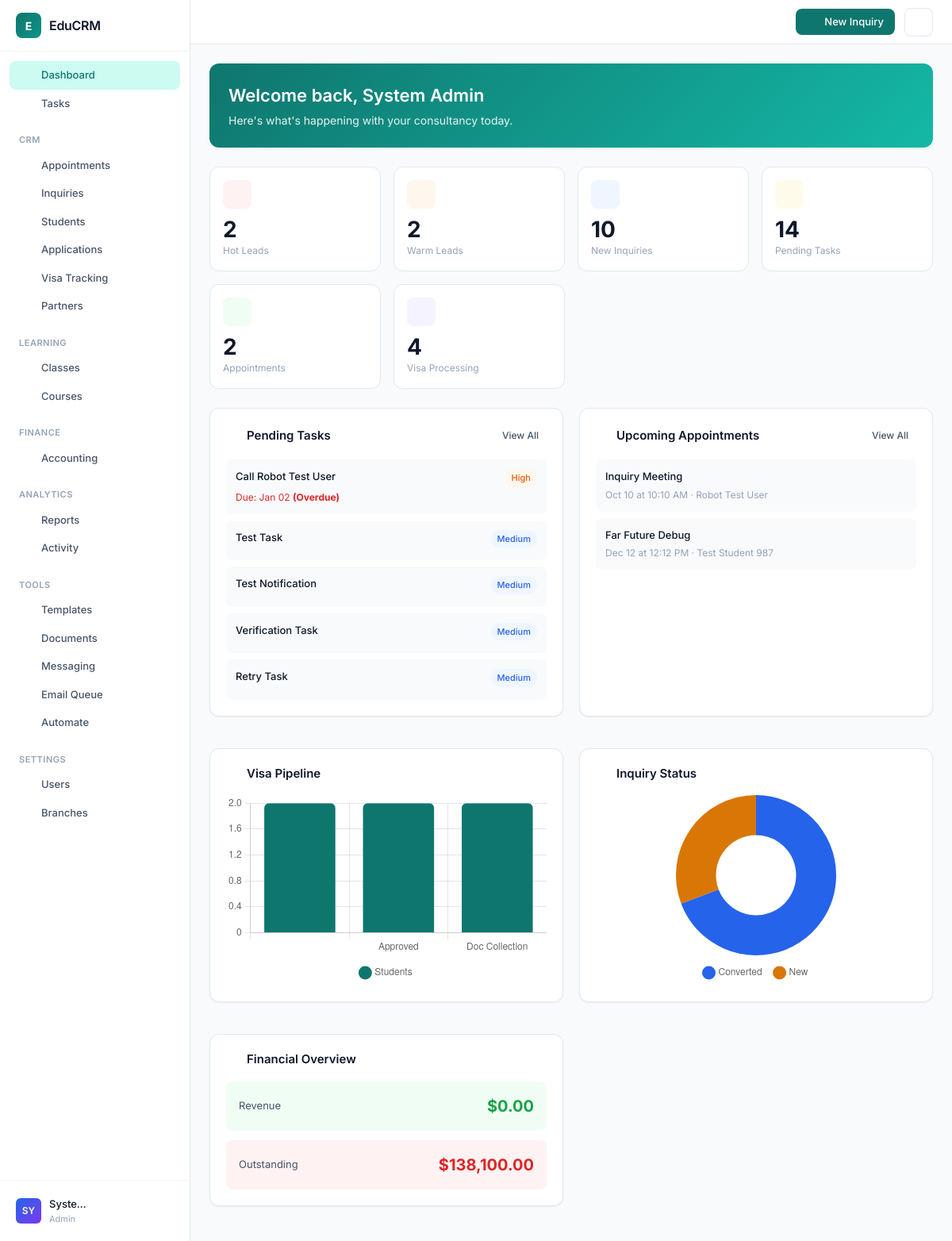
The page / (signed in) on the database its author committed.
### tables this page shows
CREATE TABLE `tasks` (
  `id` int(11) NOT NULL,
  `title` varchar(200) NOT NULL,
  `description` text DEFAULT NULL,
  `assigned_to` int(11) NOT NULL,
  `created_by` int(11) NOT NULL,
  `related_entity_type` enum('inquiry','student','application','class','general') NOT NULL DEFAULT 'general',
  `related_entity_id` int(11) DEFAULT NULL,
  `priority` enum('low','medium','high','urgent') DEFAULT 'medium',
  `status` enum('pending','in_progress','completed','cancelled') DEFAULT 'pending',
  `due_date` datetime DEFAULT NULL,
  `completed_at` datetime DEFAULT NULL,
  `created_at` timestamp NOT NULL DEFAULT current_timestamp(),
  `updated_at` timestamp NOT NULL DEFAULT current_timestamp() ON UPDATE current_timestamp(),
  `branch_id` int(11) DEFAULT NULL
);

CREATE TABLE `appointments` (
  `id` int(11) NOT NULL,
  `student_id` int(11) DEFAULT NULL,
  `inquiry_id` int(11) DEFAULT NULL,
  `counselor_id` int(11) NOT NULL,
  `title` varchar(200) NOT NULL,
  `description` text DEFAULT NULL,
  `appointment_date` datetime NOT NULL,
  `duration_minutes` int(11) DEFAULT 30,
  `location` varchar(255) DEFAULT NULL,
  `meeting_link` varchar(255) DEFAULT NULL,
  `status` enum('scheduled','completed','cancelled','no_show') DEFAULT 'scheduled',
  `reminder_sent` tinyint(1) DEFAULT 0,
  `notes` text DEFAULT NULL,
  `created_at` timestamp NOT NULL DEFAULT current_timestamp(),
  `updated_at` timestamp NOT NULL DEFAULT current_timestamp() ON UPDATE current_timestamp(),
  `branch_id` int(11) DEFAULT NULL
);

### index.php (the view, shortened to what the rows shown need)
<?php
require_once 'app/bootstrap.php';
require_once 'templates/header.php';
$dashboardService = new \EduCRM\Services\DashboardService($pdo, $_SESSION['user_id'], $_SESSION['role'] ?? 'guest');
$inquiryStats = $dashboardService->getInquiryStats();
$visaStats = $dashboardService->getVisaPipelineStats();
$recentTasks = $dashboardService->getRecentTasks(5);
$upcomingAppointmentsList = $dashboardService->getUpcomingAppointments(5);
?>
<div class="welcome-banner">
    <h1>Welcome back, <?php echo htmlspecialchars($_SESSION['name']); ?></h1>
</div>
<div
    style="display: grid; grid-template-columns: repeat(auto-fit, minmax(380px, 1fr)); gap: 20px; margin-bottom: 20px;">
    <div class="card">
        <?php if (count($recentTasks) > 0): ?>
            <div style="display: flex; flex-direction: column; gap: 8px;">
                <?php foreach ($recentTasks as $task): ?>
                    <?php
                    $colors = ['urgent' => 'badge-hot', 'high' => 'badge-warm', 'medium' => 'badge-cold', 'low' => 'badge-cold'];
                    $isOverdue = $task['due_date'] && strtotime($task['due_date']) < time();
                    ?>
                    <div style="padding: 12px; background: var(--bg); border-radius: var(--radius-md);">
                        <div style="display: flex; justify-content: space-between; align-items: start; margin-bottom: 4px;">
                            <a href="modules/tasks/edit.php?id=<?php echo $task['id']; ?>"
                                style="font-weight: 500; color: var(--text); text-decoration: none; font-size: 13px;">
                                <?php echo htmlspecialchars($task['title']); ?>
                            </a>
                            <span
                                class="badge <?php echo $colors[$task['priority']] ?? 'badge-cold'; ?>"><?php echo ucfirst($task['priority']); ?></span>
                        </div>
                        <?php if ($task['due_date']): ?>
                            <div
                                style="font-size: 12px; color: <?php echo $isOverdue ? 'var(--accent-red)' : 'var(--text-muted)'; ?>;">
                                Due: <?php echo date('M d', strtotime($task['due_date'])); ?>
                                <?php if ($isOverdue): ?><strong>(Overdue)</strong><?php endif; ?>
                            </div>
                        <?php endif; ?>
                    </div>
                <?php endforeach; ?>
            </div>
        <?php else: ?>
            <div style="text-align: center; padding: 32px; color: var(--text-muted);">
                <p>No pending tasks</p>
            </div>
        <?php endif; ?>
    </div>
    <?php if (hasRole('admin') || hasRole('counselor') || hasRole('branch_manager')): ?>
        <div class="card">
            <?php if (count($upcomingAppointmentsList) > 0): ?>
                <div style="display: flex; flex-direction: column; gap: 8px;">
                    <?php foreach ($upcomingAppointmentsList as $apt): ?>
                        <?php $isToday = date('Y-m-d', strtotime($apt['appointment_date'])) === date('Y-m-d'); ?>
                        <div
                            style="padding: 12px; background: <?php echo $isToday ? 'var(--accent-blue-light)' : 'var(--bg)'; ?>; border-radius: var(--radius-md);">
                            <div style="display: flex; justify-content: space-between; align-items: start; margin-bottom: 4px;">
                                <a href="modules/appointments/edit.php?id=<?php echo $apt['id']; ?>"
                                    style="font-weight: 500; color: var(--text); text-decoration: none; font-size: 13px;">
                                    <?php echo htmlspecialchars($apt['title']); ?>
                                </a>
                            </div>
                            <div style="font-size: 12px; color: var(--text-muted);">
                                <?php echo date('M d \a\t h:i A', strtotime($apt['appointment_date'])); ?>
                                <?php if ($apt['client_name']): ?> ·
                                    <?php echo htmlspecialchars($apt['client_name']); ?>             <?php endif; ?>
                            </div>
                        </div>
                    <?php endforeach; ?>
                </div>
            <?php else: ?>
                <div style="text-align: center; padding: 32px; color: var(--text-muted);">
                    <p>No upcoming appointments</p>
                </div>
            <?php endif; ?>
        </div>
    <?php endif; ?>
</div>
<script>
    document.addEventListener('DOMContentLoaded', function () {
        const opts = { responsive: true, maintainAspectRatio: false, plugins: { legend: { position: 'bottom', labels: { padding: 16, usePointStyle: true } } } };
        const attCtx = document.getElementById('attendanceChart');
        if (attCtx && typeof attData !== 'undefined') {
            new Chart(attCtx, { type: 'doughnut', data: { labels: ['Present', 'Late', 'Absent'], datasets: [{ data: [attData.present, attData.late, attData.absent], backgroundColor: ['#16a34a', '#d97706', '#dc2626'], borderWidth: 0 }] }, options: opts });
        }
        const perfCtx = document.getElementById('perfChart');
        if (perfCtx && typeof perfData !== 'undefined') {
            new Chart(perfCtx, { type: 'bar', data: { labels: ['Class', 'Home'], datasets: [{ label: '%', data: [perfData.class, perfData.home], backgroundColor: ['#2563eb', '#7c3aed'], borderRadius: 6 }] }, options: { ...opts, scales: { y: { beginAtZero: true, max: 100 } } } });
        }
        const inqCtx = document.getElementById('inquiryChart');
        if (inqCtx) {
            new Chart(inqCtx, { type: 'doughnut', data: { labels: <?php echo json_encode($inquiryStats['labels'] ?? []); ?>, datasets: [{ data: <?php echo json_encode($inquiryStats['data'] ?? []); ?>, backgroundColor: ['#2563eb', '#d97706', '#16a34a', '#94a3b8'], borderWidth: 0 }] }, options: opts });
        }
        const visaCtx = document.getElementById('visaChart');
        if (visaCtx) {
            new Chart(visaCtx, { type: 'bar', data: { labels: <?php echo json_encode($visaStats['labels'] ?? []); ?>, datasets: [{ label: 'Students', data: <?php echo json_encode($visaStats['data'] ?? []); ?>, backgroundColor: '#0f766e', borderRadius: 6 }] }, options: { ...opts, scales: { y: { beginAtZero: true } } } });
        }
    });
</script>
<?php require_once 'templates/footer.php'; ?>

### rows shown on the page
tasks: title "Call Robot Test User", priority "High", due_date "Jan 02", shows "(Overdue)"
tasks: title "Test Task", priority "Medium"
tasks: title "Test Notification", priority "Medium"
tasks: title "Verification Task", priority "Medium"
tasks: title "Retry Task", priority "Medium"
appointments: title "Inquiry Meeting", appointment_date "Oct 10 at 10:10 AM", client_name "Robot Test User"
appointments: title "Far Future Debug", appointment_date "Dec 12 at 12:12 PM", client_name "Test Student 987"

### other values the page prints
$item['label'] "Dashboard"
$item['label'] "Tasks"
$section['title'] "CRM"
$item['label'] "Appointments"
$item['label'] "Inquiries"
$item['label'] "Students"
$item['label'] "Applications"
$item['label'] "Visa Tracking"
$item['label'] "Partners"
$section['title'] "LEARNING"
$item['label'] "Classes"
$item['label'] "Courses"
$section['title'] "FINANCE"
$item['label'] "Accounting"
$section['title'] "ANALYTICS"
